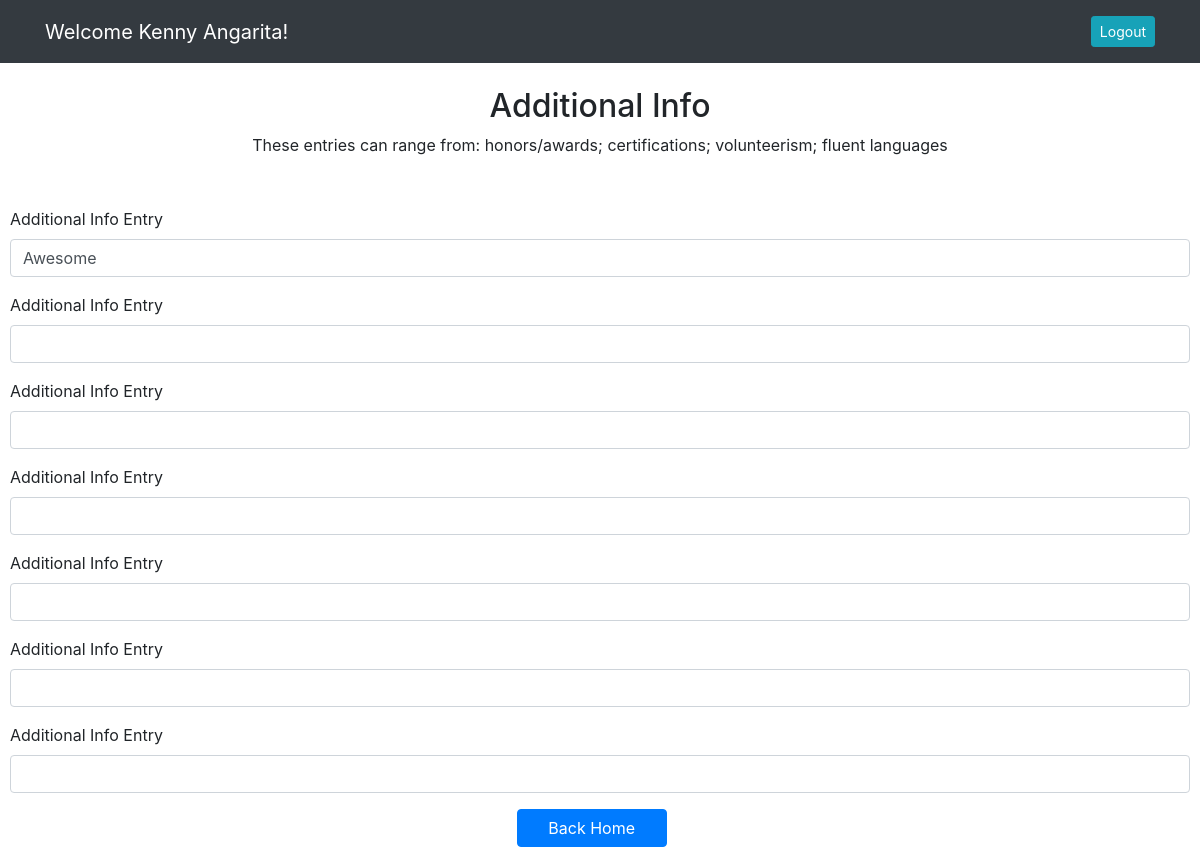
Screenshot of /editadditionalpage (signed in) with the database file from the repository.
### resume_app/models.py (models this page shows)
class User(models.Model):
    first_name = models.CharField(max_length=255)
    last_name = models.CharField(max_length=255)
    email = models.EmailField(max_length=255)
    password = models.CharField(max_length=255)
    created_at = DateTimeField(auto_now_add=True)
    updated_at = DateTimeField(auto_now=True)
    objects = UserManager()

class Additional(models.Model):
    info = models.CharField(max_length=255)
    info1 = models.CharField(blank=True, max_length=255)
    info2 = models.CharField(blank=True, max_length=255)
    info3 = models.CharField(blank=True, max_length=255)
    info4 = models.CharField(blank=True, max_length=255)
    info5 = models.CharField(blank=True, max_length=255)
    info6 = models.CharField(blank=True, max_length=255)
    user = models.ForeignKey(User, related_name="additionals", on_delete=models.CASCADE)
    created_at = DateTimeField(auto_now_add=True)
    updated_at = DateTimeField(auto_now=True)
    objects = AdditionalManager()

### resume_app/views.py (the view)
# urls.py: path('editadditionalpage', views.editadditionalpage),
def editadditionalpage(request):
    if 'id' not in request.session:
        return redirect('/')
    else:
        context = {
            'user': User.objects.get(id = request.session['id'])
        }
    return render(request, 'editadditional.html', context)

### resume_app/templates/editadditional.html (shortened to what this page needs)
<!DOCTYPE html>
<html lang="en">
<head>
    <link rel="stylesheet" href="https://stackpath.bootstrapcdn.com/bootstrap/4.5.2/css/bootstrap.min.css"
>
    {% load static %}
    <link rel="stylesheet" href="{% static 'css/eduaddl.css' %}">
</head>
<body>
    <nav class="navbar navbar-expand-lg navbar-dark bg-dark">
        <div class="container">
            <a class="navbar-brand" href="#">Welcome {{user.first_name}} {{user.last_name}}!</a>
            <div class="collapse navbar-collapse" id="navbarText">
                <span class="navbar-text">
                    <a href="/logout" role="button" class="btn btn-sm btn-info ml-2 text-white">Logout</a>
                </span>
            </div>
        </div>
    </nav>
    <br>
    <h2>Additional Info</h2>
    <p>These entries can range from: honors/awards; certifications; volunteerism; fluent languages</p>
    <br>
    <div id="addl_form">
        <form action="/editadditional" method="POST" id="additional" >
            {% for additional in user.additionals.all %}
        <div class="addl_form">
            <div class="mb-3" id="title_div">
                <label for="info" class="form-label">Additional Info Entry</label>
                <input type="text" class="form-control" id="addl_info" value="{{additional.info}}" name="info">
            </div>
        </div>
        <div class="addl_form">
            <div class="mb-3" id="title_div">
                <label for="info" class="form-label">Additional Info Entry</label>
                <input type="text" class="form-control" id="addl_info" value="{{additional.info1}}" name="info1">
            </div>
        </div>
        <div class="addl_form">
            <div class="mb-3" id="title_div">
                <label for="info" class="form-label">Additional Info Entry</label>
                <input type="text" class="form-control" id="addl_info" value="{{additional.info2}}" name="info2">
            </div>
        </div>
        <div class="addl_form">
            <div class="mb-3" id="title_div">
                <label for="info" class="form-label">Additional Info Entry</label>
                <input type="text" class="form-control" id="addl_info" value="{{additional.info3}}" name="info3">
            </div>
        </div>
        <div class="addl_form">
            <div class="mb-3" id="title_div">
                <label for="info" class="form-label">Additional Info Entry</label>
                <input type="text" class="form-control" id="addl_info" value="{{additional.info4}}" name="info4">
            </div>
        </div>
        <div class="addl_form">
            <div class="mb-3" id="title_div">
                <label for="info" class="form-label">Additional Info Entry</label>
                <input type="text" class="form-control" id="addl_info" value="{{additional.info5}}" name="info5">
            </div>
        </div>
        <div class="addl_form">
            <div class="mb-3" id="title_div">
                <label for="info" class="form-label">Additional Info Entry</label>
                <input type="text" class="form-control" id="addl_info" value="{{additional.info6}}" name="info6">
            </div>
        </div>
            {% endfor %}
            <div class="d-grid gap-2 col-2 mx-auto" id="final_btm_btn">
                <button class="btn btn-primary" id="submit" type="submit">Back Home</button>
            </div>
        </form>
    </div>
</body>
</html>

### resume_app/static/css/eduaddl.css (style rules this page uses)
h2, p { text-align: center; }
span { font-size: small; }
#edu_form, #addl_form, .img_form { margin: 10px; }
#title_div { margin-top: 10px; }
#submit { width: 150px; }

### rows the page displays
User: first_name "Kenny", last_name "Angarita"
Additional: info "Awesome"
